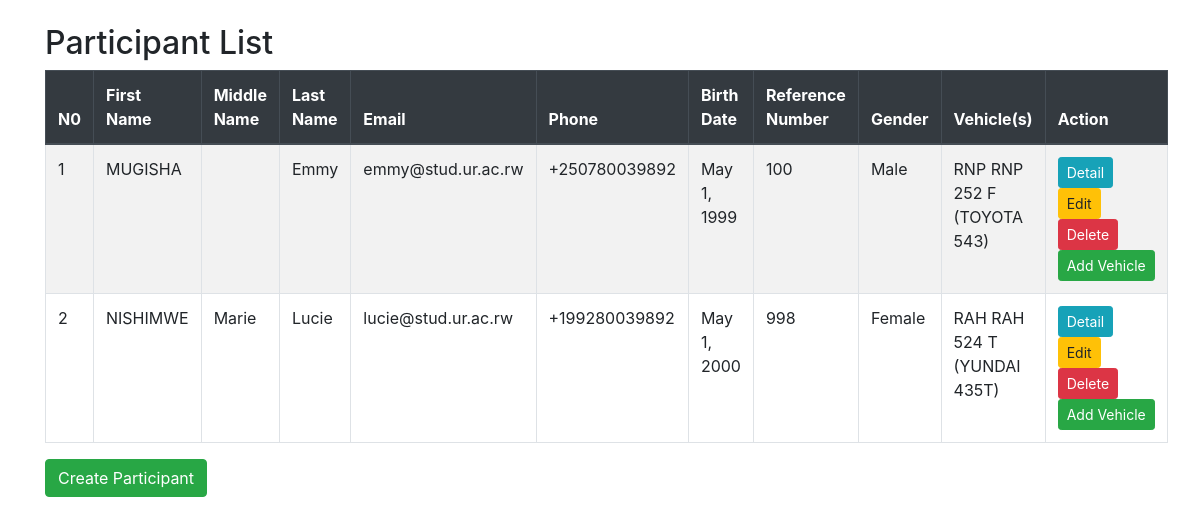
Before: / with the older database file.
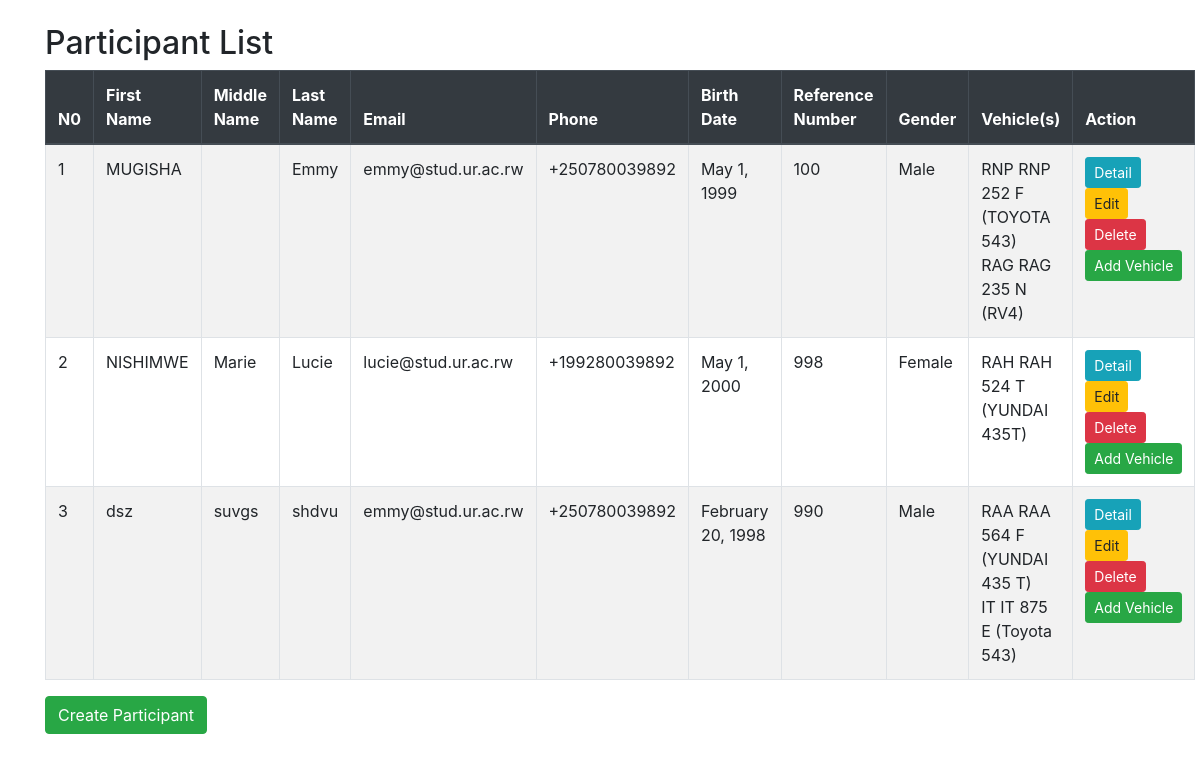
After: the same page with the newer database file.
### ValidationApp/models.py (models this page shows, shortened)
class Participant(models.Model):
    GENDER_CHOICES = [
        ('M', 'Male'),
        ('F', 'Female'),
        ('O', 'Other'),
    ]
    first_name = models.CharField(max_length=255)
    middle_name = models.CharField(max_length=255, blank=True, null=True)
    last_name = models.CharField(max_length=255)
    email = models.EmailField(validators=[validate_email])
    phone = models.CharField(
        max_length=15,
        validators=[
            MinLengthValidator(limit_value=6),
            validate_phone,
            RegexValidator(regex=r'^\+\d{1,15}$', message=_('Invalid phone number format.'))
        ]
    )
    birth_date = models.DateField(validators=[validate_birth_date])
    reference_number = models.CharField(max_length=3,
                                        validators=[MinLengthValidator(limit_value=3), validate_reference_number])
    gender = models.CharField(max_length=1, choices=GENDER_CHOICES)

class Vehicle(models.Model):
    participant = models.ForeignKey(Participant, on_delete=models.CASCADE, blank=True, null=True,
                                    help_text=_('If this is the first time creating a participant, leave it empty.'))
    PLATE_TYPE_CHOICES = [
        ('GR', 'Government (GR)'),
        ('IT', 'Import Temporary (IT)'),
        ('RNP', 'Rwanda National Police (RNP)'),
        ('RDF', 'Rwanda Defence Force (RDF)'),
        ('CD', 'Ambassador (CD)'),
        ('RAA', 'RAA'),
        ('RAB', 'RAB'),
        ('RAC', 'RAC'),
        ('RAD', 'RAD'),
        ('RAE', 'RAE'),
        ('RAF', 'RAF'),
        ('RAG', 'RAG'),
        ('RAH', 'RAH'),
    ]
    plate_type = models.CharField(max_length=3, choices=PLATE_TYPE_CHOICES, verbose_name='Plate Type',
                                  validators=[validate_plate_type])
    plate_number = models.CharField(max_length=10, )
    car_color = models.CharField(max_length=50)
    car_model = models.CharField(max_length=50)
    car_manufacture_name = models.CharField(max_length=50)
    car_manufacture_date = models.DateField(validators=[validate_manufacture_date])

### ValidationApp/views.py (the view)
# urls.py: path('', views.participant_list, name='participant_list'),
def participant_list(request):
    participants = Participant.objects.all()
    return render(request, 'participant_list.html', {'participants': participants})

### ValidationApp/templates/participant_list.html
{% extends 'base.html' %}
{% block content %}
  <h2 class="mt-3">Participant List</h2>
  <table class="table table-striped table-bordered">
    <thead class="thead-dark">
      <tr>
        <th>N0</th>
        <th>First Name</th>
        <th>Middle Name</th>
        <th>Last Name</th>
        <th>Email</th>
        <th>Phone</th>
        <th>Birth Date</th>
        <th>Reference Number</th>
        <th>Gender</th>
        <th>Vehicle(s)</th>
        <th>Action</th>
      </tr>
    </thead>
    <tbody>
      {% for participant in participants %}
        <tr>
          <td>{{ forloop.counter }}</td>
          <td>{{ participant.first_name }}</td>
          <td>{% if participant.middle_name %}{{ participant.middle_name }}{% endif %}</td>
          <td>{{ participant.last_name }}</td>
          <td>{{ participant.email }}</td>
          <td>{{ participant.phone }}</td>
          <td>{{ participant.birth_date|date:"F j, Y" }}</td>
          <td>{{ participant.reference_number }}</td>
          <td>{{ participant.get_gender_display }}</td>
          <td>
            {% for vehicle in participant.vehicle_set.all %}
              {{ vehicle.plate_type }} {{ vehicle.plate_number }} ({{ vehicle.car_model }})<br>
            {% endfor %}
          </td>
          <td>
            <a href="{% url 'participant_detail' participant.pk %}" class="btn btn-info btn-sm">Detail</a>
            <a href="{% url 'participant_edit' participant.pk %}" class="btn btn-warning btn-sm">Edit</a>
            <a href="{% url 'participant_delete' participant.pk %}" class="btn btn-danger btn-sm">Delete</a>
            <a href="{% url 'vehicle_create' participant_id=participant.pk %}" class="btn btn-success btn-sm">Add Vehicle</a>
          </td>
        </tr>
      {% endfor %}
    </tbody>
  </table>
  <a href="{% url 'participant_create' %}" class="btn btn-success">Create Participant</a>
{% endblock %}

### ValidationApp/templates/base.html (shortened to what this page needs)
<!DOCTYPE html>
<html lang="en">
<head>
    <link rel="stylesheet" href="https://maxcdn.bootstrapcdn.com/bootstrap/4.0.0/css/bootstrap.min.css">
    <link rel="stylesheet" href="https://stackpath.bootstrapcdn.com/bootstrap/4.3.1/css/bootstrap.min.css">
    <link rel="stylesheet" href="https://cdnjs.cloudflare.com/ajax/libs/bootstrap-datepicker/1.9.0/css/bootstrap-datepicker.min.css">
</head>
<body>
    <div class="container mt-4">
        {% block content %}{% endblock %}
    </div>
</body>
</html>

Changed rows visible on the page:
added Vehicle: plate_type "RAG", plate_number "RAG 235 N", car_model "RV4", shown under Participant "MUGISHA"
added Participant: first_name "dsz", middle_name "suvgs", last_name "shdvu", email "emmy@stud.ur.ac.rw", phone "+250780039892", birth_date "February 20, 1998", reference_number "990", gender "Male"
added Vehicle: plate_type "RAA", plate_number "RAA 564 F", car_model "YUNDAI 435 T", shown under "dsz"
added Vehicle: plate_type "IT", plate_number "IT 875 E", car_model "Toyota 543", shown under "dsz"
